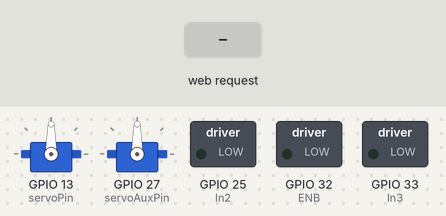
A program run on a simulated ESP32. Parts: 2 × servo, switched loads named in the program (green lamp = pin HIGH). The inputs (shaded band) are chosen by the test bench.

Above: at 1.3 s.
1.4 s: HTTP request GET /direccion?cmd=1&value=1 received
At 3.1 s:
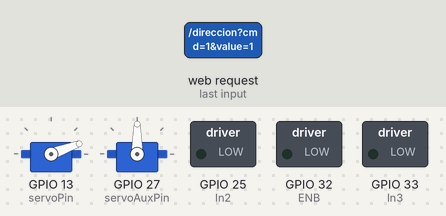
3.4 s: HTTP request GET /command?cmd=avanzar received
At 4.6 s:
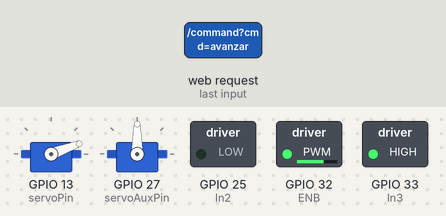
4.9 s: HTTP request GET /command?cmd=reversa received
At 5.9 s:
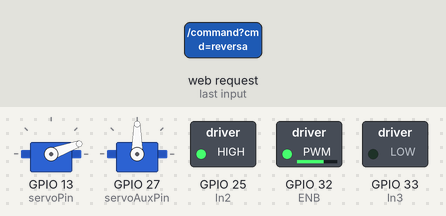
6.4 s: HTTP request GET /velocidad?value=avanzar received
At 7.0 s:
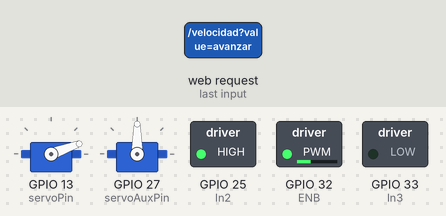
7.9 s: HTTP request GET /direccion?cmd=120&value=120 received
At 9.8 s:
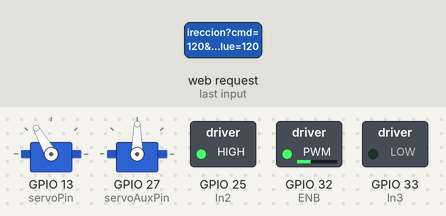
10.1 s: HTTP request GET /command?cmd=parar received
At 11.1 s:
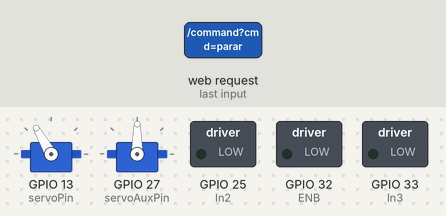
Timing chart, 0 to 12.6 s (numbered marks = the images above; inputs shaded):
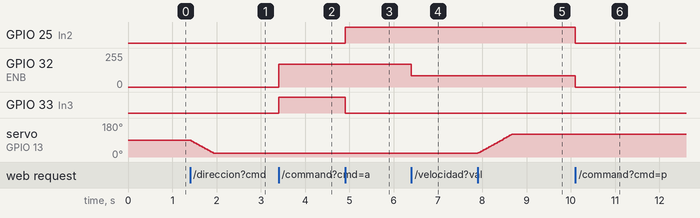

The program:

main.cpp
```cpp
#include <Arduino.h>
#include <WiFi.h>
#include <WebServer.h>
#include <ESP32Servo.h>
#include <esp_wifi.h>

// ==========================
// Configuración del AP
// ==========================
const char* ssid = "COCHERC_B";
const char* password = "87654321";
const int canal = 2;

// Configuración IP fija
IPAddress local_IP(192, 168, 4, 5);
IPAddress gateway(192, 168, 4, 1);
IPAddress subnet(255, 255, 255, 0);

// ==========================
// Objetos globales
// ==========================
WebServer server(80);
Servo servoDireccion;
Servo servoAuxiliar;

// ==========================
// Pines
// ==========================
const int In2 = 25;       // Dirección 1 motor
const int In3 = 33;       // Dirección 2 motor
const int ENB = 32;       // PWM del motor
const int servoPin = 13;  // Servo dirección principal
const int servoAuxPin = 27; // Servo auxiliar nuevo

// ==========================
// Estado del sistema
// ==========================
char modo = 'P';
int velocidad = 170; // ahora arranca alineado al paso de 5

// ==========================
// Servo principal
// ==========================
int anguloServo = 90;
volatile int anguloObjetivo = 90;
bool servoAdjunto = false;

unsigned long ultimoPasoServo = 0;
const unsigned long intervaloServoMs = 15;
const int pasoServo = 2;

unsigned long servoQuietoDesde = 0;
const unsigned long detachServoDelayMs = 300;

// ==========================
// Servo auxiliar
// ==========================
int anguloServoAux = 90;
volatile int anguloObjetivoAux = 90;
bool servoAuxAdjunto = false;

unsigned long ultimoPasoServoAux = 0;
const unsigned long intervaloServoAuxMs = 15;
const int pasoServoAux = 2;

unsigned long servoAuxQuietoDesde = 0;
const unsigned long detachServoAuxDelayMs = 300;

// ==========================
// Rate limit backend
// ==========================
unsigned long ultimaDireccionAceptadaMs = 0;
unsigned long ultimaVelocidadAceptadaMs = 0;
unsigned long ultimaDireccionAuxAceptadaMs = 0;

const unsigned long minIntervaloDireccionMs = 25;
const unsigned long minIntervaloVelocidadMs = 40;
const unsigned long minIntervaloDireccionAuxMs = 25;

// ==========================
// Watchdog del AP
// ==========================
volatile bool apIniciado = false;
unsigned long ultimoChequeoAP = 0;
const unsigned long intervaloChequeoAPMs = 3000;

// ==========================
// Utilidades
// ==========================
int redondearA5(int valor) {
    return ((valor + 2) / 5) * 5;
}

// ==========================
// Frontend
// ==========================
const char html[] PROGMEM = R"rawliteral(
<!DOCTYPE HTML>
<html>
<head>
    <title>Control Coche RC</title>
    <meta name="viewport" content="width=device-width, initial-scale=1.0, maximum-scale=1.0, user-scalable=no">
    <style>
        body {
            display: flex;
            flex-direction: column;
            align-items: center;
            min-height: 100vh;
            margin: 0;
            padding: 20px;
            background: #1a1a1a;
            font-family: Arial, sans-serif;
            color: white;
            overflow: hidden;
            touch-action: none;
        }

        h1 {
            color: #00ff88;
            margin: 20px 0;
            font-size: 2em;
            text-shadow: 0 0 10px #00ff88;
        }

        .panel-control {
            background: #2d2d2d;
            padding: 25px;
            border-radius: 15px;
            width: 100%;
            max-width: 400px;
            box-shadow: 0 0 20px rgba(0,255,136,0.2);
        }

        .control-deslizante {
            margin: 20px 0;
        }

        label {
            display: block;
            margin-bottom: 10px;
            font-size: 1.1em;
            color: #00ff88;
        }

        input[type="range"] {
            width: 100%;
            height: 10px;
            background: #4a4a4a;
            border-radius: 5px;
            outline: none;
            -webkit-appearance: none;
        }

        input[type="range"]::-webkit-slider-thumb {
            -webkit-appearance: none;
            width: 25px;
            height: 25px;
            background: #00ff88;
            border-radius: 50%;
            cursor: pointer;
            box-shadow: 0 0 10px #00ff88;
        }

        .valor-actual {
            display: inline-block;
            padding: 5px 15px;
            background: #00ff88;
            color: #1a1a1a;
            border-radius: 5px;
            margin-left: 10px;
            font-weight: bold;
        }

        .botones-mando {
            display: grid;
            grid-template-columns: repeat(3, 1fr);
            gap: 15px;
            margin-top: 30px;
        }

        .boton {
            padding: 20px;
            border: none;
            border-radius: 10px;
            font-size: 1.2em;
            cursor: pointer;
            transition: all 0.2s;
            background: #4a4a4a;
            color: white;
        }

        .boton:hover {
            transform: scale(1.05);
            box-shadow: 0 0 15px #00ff88;
        }

        #avanzar { background: #00cc66; }
        #reversa  { background: #ff4444; }
        #parar    { background: #ffaa00; }
    </style>
</head>
<body>
    <h1>Control Remoto</h1>

    <div class="panel-control">
        <div class="control-deslizante">
            <label>Velocidad (85-230):</label>
            <input type="range" min="85" max="230" step="5" value="170" id="velocidadSlider">
            <span class="valor-actual" id="velocidadValor">170</span>
        </div>

        <div class="control-deslizante">
            <label>Direccion (20-160):</label>
            <input type="range" min="20" max="160" step="0.1" value="90" id="direccionSlider">
            <span class="valor-actual" id="direccionValor">90</span>
        </div>

        <div class="botones-mando">
            <button class="boton" id="avanzar">Avanzar</button>
            <button class="boton" id="parar">Parar</button>
            <button class="boton" id="reversa">Reversa</button>
        </div>

        <div class="control-deslizante">
            <label>Servo auxiliar (20-160):</label>
            <input type="range" min="20" max="160" step="5" value="90" id="servoAuxSlider">
            <span class="valor-actual" id="servoAuxValor">90</span>
        </div>
    </div>

    <script>
        const velocidadSlider = document.getElementById('velocidadSlider');
        const direccionSlider = document.getElementById('direccionSlider');
        const servoAuxSlider = document.getElementById('servoAuxSlider');

        function throttle(fn, ms) {
            let ultimo = 0;
            let pendiente = null;
            return function(...args) {
                const ahora = Date.now();
                const restante = ms - (ahora - ultimo);
                clearTimeout(pendiente);
                if (restante <= 0) {
                    ultimo = ahora;
                    fn(...args);
                } else {
                    pendiente = setTimeout(() => {
                        ultimo = Date.now();
                        fn(...args);
                    }, restante);
                }
            };
        }

        function redondearA5(valor) {
            return Math.round(valor / 5) * 5;
        }

        function enviarComando(comando) {
            fetch(`/command?cmd=${comando}`).catch(() => {});
        }

        function _enviarVelocidad(valor) {
            valor = redondearA5(valor);
            valor = Math.max(85, Math.min(230, valor));
            fetch(`/velocidad?value=${valor}`).catch(() => {});
            document.getElementById("velocidadValor").textContent = valor;
        }

        function _enviarDireccion(valor) {
            valor = Math.max(20, Math.min(160, valor));
            fetch(`/direccion?value=${valor}`).catch(() => {});
            document.getElementById("direccionValor").textContent = valor;
        }

        function _enviarServoAux(valor) {
            valor = redondearA5(valor);
            valor = Math.max(20, Math.min(160, valor));
            fetch(`/servoaux?value=${valor}`).catch(() => {});
            document.getElementById("servoAuxValor").textContent = valor;
        }

        const actualizarVelocidad = throttle(_enviarVelocidad, 80);
        const actualizarDireccion = throttle(_enviarDireccion, 80);
        const actualizarServoAux = throttle(_enviarServoAux, 80);

        velocidadSlider.addEventListener('input', (e) => {
            actualizarVelocidad(parseInt(e.target.value));
        });

        direccionSlider.addEventListener('input', (e) => {
            actualizarDireccion(parseFloat(e.target.value));
        });

        servoAuxSlider.addEventListener('input', (e) => {
            actualizarServoAux(parseInt(e.target.value));
        });

        document.getElementById('avanzar').addEventListener('click', () => {
            enviarComando('avanzar');
        });

        document.getElementById('reversa').addEventListener('click', () => {
            enviarComando('reversa');
        });

        document.getElementById('parar').addEventListener('click', () => {
            enviarComando('parar');
        });
    </script>
</body>
</html>
)rawliteral";

// ==========================
// Eventos WiFi
// ==========================
void onWiFiEvent(WiFiEvent_t event) {
    switch (event) {
        case ARDUINO_EVENT_WIFI_AP_START:
            apIniciado = true;
            break;

        case ARDUINO_EVENT_WIFI_AP_STOP:
            apIniciado = false;
            break;

        default:
            break;
    }
}

// ==========================
// Utilidades AP
// ==========================
void iniciarAccessPoint() {
    WiFi.mode(WIFI_AP);
    WiFi.setSleep(false);

    WiFi.softAPdisconnect(true);
    delay(100);

    WiFi.softAPConfig(local_IP, gateway, subnet);
    WiFi.softAP(ssid, password, canal, 0, 1);

    apIniciado = true;
}

void vigilarAccessPoint() {
    unsigned long ahora = millis();
    if (ahora - ultimoChequeoAP < intervaloChequeoAPMs) {
        return;
    }
    ultimoChequeoAP = ahora;

    wifi_mode_t modoWifi;
    esp_wifi_get_mode(&modoWifi);

    if (modoWifi != WIFI_MODE_AP || !apIniciado) {
        iniciarAccessPoint();
    }
}

// ==========================
// Servo principal
// ==========================
void adjuntarServoSiHaceFalta() {
    if (!servoAdjunto) {
        servoDireccion.setPeriodHertz(50);
        servoDireccion.attach(servoPin, 500, 2400);
        servoDireccion.write(anguloServo);
        servoAdjunto = true;
    }
}

void desadjuntarServoSiQuieto() {
    if (!servoAdjunto) return;
    if (anguloServo != anguloObjetivo) return;

    unsigned long ahora = millis();
    if (servoQuietoDesde == 0) {
        servoQuietoDesde = ahora;
        return;
    }

    if (ahora - servoQuietoDesde >= detachServoDelayMs) {
        servoDireccion.detach();
        servoAdjunto = false;
    }
}

void actualizarServoSuave() {
    unsigned long ahora = millis();

    if (anguloServo == anguloObjetivo) {
        desadjuntarServoSiQuieto();
        return;
    }

    servoQuietoDesde = 0;

    if (ahora - ultimoPasoServo < intervaloServoMs) {
        return;
    }
    ultimoPasoServo = ahora;

    adjuntarServoSiHaceFalta();

    if (anguloServo < anguloObjetivo) {
        anguloServo += pasoServo;
        if (anguloServo > anguloObjetivo) {
            anguloServo = anguloObjetivo;
        }
    } else {
        anguloServo -= pasoServo;
        if (anguloServo < anguloObjetivo) {
            anguloServo = anguloObjetivo;
        }
    }

    servoDireccion.write(anguloServo);
}

// ==========================
// Servo auxiliar
// ==========================
void adjuntarServoAuxSiHaceFalta() {
    if (!servoAuxAdjunto) {
        servoAuxiliar.setPeriodHertz(50);
        servoAuxiliar.attach(servoAuxPin, 500, 2400);
        servoAuxiliar.write(anguloServoAux);
        servoAuxAdjunto = true;
    }
}

void desadjuntarServoAuxSiQuieto() {
    if (!servoAuxAdjunto) return;
    if (anguloServoAux != anguloObjetivoAux) return;

    unsigned long ahora = millis();
    if (servoAuxQuietoDesde == 0) {
        servoAuxQuietoDesde = ahora;
        return;
    }

    if (ahora - servoAuxQuietoDesde >= detachServoAuxDelayMs) {
        servoAuxiliar.detach();
        servoAuxAdjunto = false;
    }
}

void actualizarServoAuxSuave() {
    unsigned long ahora = millis();

    if (anguloServoAux == anguloObjetivoAux) {
        desadjuntarServoAuxSiQuieto();
        return;
    }

    servoAuxQuietoDesde = 0;

    if (ahora - ultimoPasoServoAux < intervaloServoAuxMs) {
        return;
    }
    ultimoPasoServoAux = ahora;

    adjuntarServoAuxSiHaceFalta();

    if (anguloServoAux < anguloObjetivoAux) {
        anguloServoAux += pasoServoAux;
        if (anguloServoAux > anguloObjetivoAux) {
            anguloServoAux = anguloObjetivoAux;
        }
    } else {
        anguloServoAux -= pasoServoAux;
        if (anguloServoAux < anguloObjetivoAux) {
            anguloServoAux = anguloObjetivoAux;
        }
    }

    servoAuxiliar.write(anguloServoAux);
}

// ==========================
// Rutas
// ==========================
void configurarRutas() {
    server.on("/", []() {
        server.send_P(200, "text/html", html);
    });

    server.on("/command", []() {
        if (!server.hasArg("cmd")) {
            server.send(400, "text/plain", "Falta cmd");
            return;
        }

        String cmd = server.arg("cmd");

        if (cmd == "avanzar") {
            modo = 'A';
            digitalWrite(In2, LOW);
            digitalWrite(In3, HIGH);
            ledcWrite(0, velocidad);
            server.send(200, "text/plain", "OK");
            return;
        }

        if (cmd == "reversa") {
            modo = 'R';
            digitalWrite(In2, HIGH);
            digitalWrite(In3, LOW);
            ledcWrite(0, velocidad);
            server.send(200, "text/plain", "OK");
            return;
        }

        if (cmd == "parar") {
            modo = 'P';
            digitalWrite(In2, LOW);
            digitalWrite(In3, LOW);
            ledcWrite(0, 0);
            server.send(200, "text/plain", "OK");
            return;
        }

        server.send(400, "text/plain", "Comando invalido");
    });

    server.on("/velocidad", []() {
        if (!server.hasArg("value")) {
            server.send(400, "text/plain", "Falta value");
            return;
        }

        unsigned long ahora = millis();
        if (ahora - ultimaVelocidadAceptadaMs < minIntervaloVelocidadMs) {
            server.send(200, "text/plain", "OK");
            return;
        }
        ultimaVelocidadAceptadaMs = ahora;

        int nuevaVelocidad = server.arg("value").toInt();
        nuevaVelocidad = redondearA5(nuevaVelocidad);
        nuevaVelocidad = constrain(nuevaVelocidad, 85, 230);

        if (nuevaVelocidad != velocidad) {
            velocidad = nuevaVelocidad;

            if (modo != 'P') {
                ledcWrite(0, velocidad);
            }
        }

        server.send(200, "text/plain", "OK");
    });

    server.on("/direccion", []() {
        if (!server.hasArg("value")) {
            server.send(400, "text/plain", "Falta value");
            return;
        }

        unsigned long ahora = millis();
        if (ahora - ultimaDireccionAceptadaMs < minIntervaloDireccionMs) {
            server.send(200, "text/plain", "OK");
            return;
        }
        ultimaDireccionAceptadaMs = ahora;

        float nuevoAnguloF = server.arg("value").toFloat();
        nuevoAnguloF = constrain(nuevoAnguloF, 20.0f, 160.0f);
        int nuevoAngulo = (int)round(nuevoAnguloF);

        if (abs(anguloObjetivo - nuevoAngulo) >= 2) {
            anguloObjetivo = nuevoAngulo;
        }

        server.send(200, "text/plain", "OK");
    });

    server.on("/servoaux", []() {
        if (!server.hasArg("value")) {
            server.send(400, "text/plain", "Falta value");
            return;
        }

        unsigned long ahora = millis();
        if (ahora - ultimaDireccionAuxAceptadaMs < minIntervaloDireccionAuxMs) {
            server.send(200, "text/plain", "OK");
            return;
        }
        ultimaDireccionAuxAceptadaMs = ahora;

        int nuevoAnguloAux = server.arg("value").toInt();
        nuevoAnguloAux = redondearA5(nuevoAnguloAux);
        nuevoAnguloAux = constrain(nuevoAnguloAux, 20, 160);

        if (abs(anguloObjetivoAux - nuevoAnguloAux) >= 2) {
            anguloObjetivoAux = nuevoAnguloAux;
        }

        server.send(200, "text/plain", "OK");
    });

    server.onNotFound([]() {
        server.send(404, "text/plain", "Not found");
    });
}

// ==========================
// Setup
// ==========================
void setup() {
    Serial.begin(115200);
    Serial.setDebugOutput(false);

    WiFi.onEvent(onWiFiEvent);

    pinMode(In2, OUTPUT);
    pinMode(In3, OUTPUT);
    pinMode(ENB, OUTPUT);

    digitalWrite(In2, LOW);
    digitalWrite(In3, LOW);

    ledcSetup(0, 10000, 8);
    ledcAttachPin(ENB, 0);
    ledcWrite(0, 0);

    ESP32PWM::allocateTimer(2);
    ESP32PWM::allocateTimer(3);

    adjuntarServoSiHaceFalta();
    servoDireccion.write(anguloServo);

    adjuntarServoAuxSiHaceFalta();
    servoAuxiliar.write(anguloServoAux);

    iniciarAccessPoint();

    configurarRutas();
    server.begin();
}

// ==========================
// Loop
// ==========================
void loop() {
    server.handleClient();
    actualizarServoSuave();
    actualizarServoAuxSuave();
    vigilarAccessPoint();
    delay(1);
}
```

Measured:
- after the input at 1.4 s, servo on GPIO 13 (servoPin): moves from 90° to 20° over 0.52 s, starting at once
- after the input at 3.4 s, GPIO 32 (ENB): 0/255 → 169/255 at once; GPIO 33 (In3): LOW → HIGH at once
- after the input at 4.9 s, GPIO 25 (In2): LOW → HIGH at once; GPIO 33 (In3): HIGH → LOW at once
- after the input at 6.4 s, GPIO 32 (ENB): 169/255 → 85/255 at once
- after the input at 7.9 s, servo on GPIO 13 (servoPin): moves from 20° to 120° over 0.76 s, starting at once
- after the input at 10.1 s, GPIO 25 (In2): HIGH → LOW at once; GPIO 32 (ENB): 85/255 → 0/255 at once
